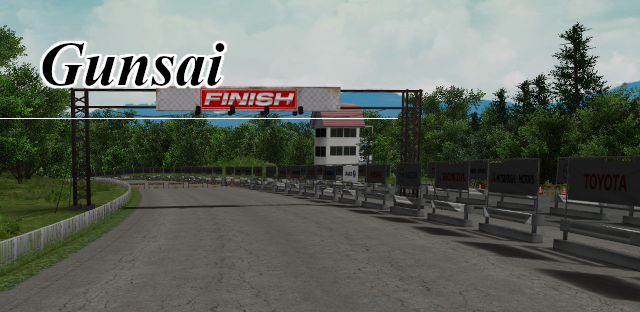
#> input picture RuntimeAssets/GUNSAI/menu-preview.png, 640 x 312 px
$ python Export-GunsaiMenu.py
#> lines starting #> are read from the running program, lines starting #| are printed output that depends on the picture
"""Add the course map to Gunsai's menu card and rebuild RuntimeAssets/GUNSAI/menu.idastex.

The card background (with title) is RuntimeAssets/GUNSAI/menu-preview.png; the
map follows Export-SadamineMenu.ps1: timed route only, -x right, +z up.
The 96x64 carousel tile is cropped from thumbnail-preview.png with the same
badge and title treatment as the other imported courses.
"""
import argparse
import struct
from pathlib import Path

from PIL import Image, ImageDraw, ImageFont

START, GOAL = 93, 3094  # race.bin checkpoints
SS = 4  # supersampling for antialiased lines


def write_bank(path, images):
    out = [b"IDAS3T1\0", struct.pack("<II", 1, len(images))]
    for index, image in enumerate(images):
        rgba = image.convert("RGBA").tobytes()
        out += [struct.pack("<4I", index, image.width, image.height, len(rgba)), rgba]
    path.write_bytes(b"".join(out))


def road_centre(path):
    data = path.read_bytes()
    count = struct.unpack_from("<I", data, 4)[0]
    return [struct.unpack_from("<3f", data, 8 + 12 * i) for i in range(count)]


def label(draw, text, x, y, font):
    draw.text((x * SS, y * SS), text, font=font, fill="white",
              stroke_width=2 * SS, stroke_fill="black")


def make_tile(source, badge, colour):
    # Centre-crop to the tile's 3:2 aspect rather than squashing the shot.
    width = min(source.width, source.height * 3 // 2)
    height = width * 2 // 3
    left, top = (source.width - width) // 2, (source.height - height) // 2
    tile = source.convert("RGBA").crop((left, top, left + width, top + height)).resize((96 * SS, 64 * SS), Image.LANCZOS)
    draw = ImageDraw.Draw(tile)
    badge_font = ImageFont.truetype("arialbd.ttf", 11 * SS)
    draw.rectangle([0, 0, (draw.textlength(badge, font=badge_font) / SS + 3) * SS, 14 * SS], fill=colour)
    draw.text((1 * SS, 0), badge, font=badge_font, fill="white")
    label(draw, "Gunsai", 6, 36, ImageFont.truetype("timesbi.ttf", 19 * SS))
    return tile.resize((96, 64), Image.LANCZOS)


def main():
    parser = argparse.ArgumentParser()
    parser.add_argument("--pack", default=Path(__file__).resolve().parents[1] / "RuntimeAssets" / "GUNSAI", type=Path)
    parser.add_argument("--badge", default="NORMAL")
    parser.add_argument("--badge-colour", default="green")
    args = parser.parse_args()
    background = Image.open(args.pack / "menu-preview.png").convert("RGBA")
#> background is the input picture: PIL image 640x312 RGBA; mean R, G, B, A 98.1, 104.1, 96.1, 255
    if background.size != (640, 312):
        raise ValueError("Gunsai menu card must be 640x312")
    thumbnail = Image.open(args.pack / "thumbnail-preview.png")
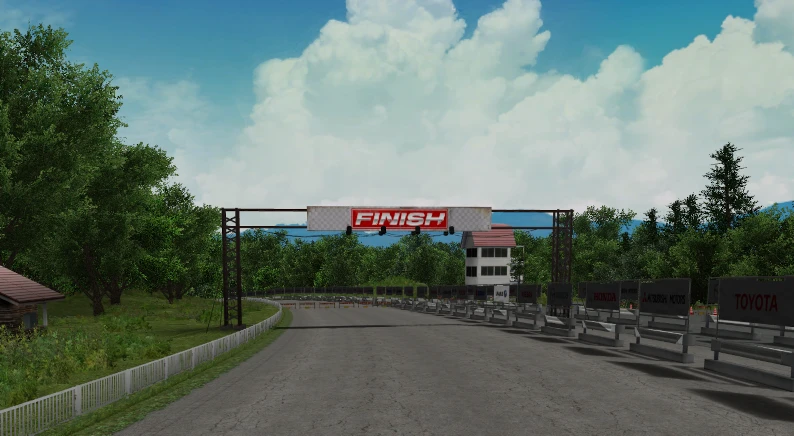
#> input picture RuntimeAssets/GUNSAI/thumbnail-preview.png, 794 x 436 px
#> thumbnail is the input picture: PIL image 794x436 RGB; mean R, G, B 99, 115.4, 107.8
    tile = make_tile(thumbnail, args.badge, args.badge_colour)
#> in make_tile, `tile = source.convert("RGBA").crop((left, top, left + width, top + hei..`:
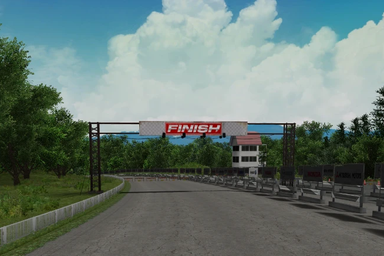
#> tile: PIL image 384x256 RGBA; mean R, G, B, A 104.1, 121.1, 115, 255
#> in make_tile, `return tile.resize((96, 64), Image.LANCZOS)`:
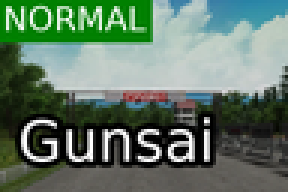
#> returned value: PIL image 96x64 RGBA (shown 3 times larger); mean R, G, B, A 97.4, 120, 102.6, 255

    centre = road_centre(args.pack / "road.bin")
    points = [(x, -z) for x, _, z in centre[START:GOAL + 1:8]] + [(centre[GOAL][0], -centre[GOAL][2])]
    min_x, max_x = min(p[0] for p in points), max(p[0] for p in points)
    min_y = min(p[1] for p in points)
    max_y = max(p[1] for p in points)
    scale = min(165 / (max_x - min_x), 228 / (max_y - min_y))
    line = [((435 + (max_x - x) * scale) * SS, (42 + (y - min_y) * scale) * SS) for x, y in points]

    overlay = Image.new("RGBA", (640 * SS, 312 * SS))
    draw = ImageDraw.Draw(overlay)
    draw.line(line, fill=(0, 0, 0, 150), width=5 * SS, joint="curve")
    draw.line(line, fill="white", width=2 * SS, joint="curve")
    for x, y in (line[0], line[-1]):
        draw.ellipse([x - 3 * SS, y - 3 * SS, x + 3 * SS, y + 3 * SS], fill="white")
    font = ImageFont.truetype("timesbi.ttf", 14 * SS)
    (sx, sy), (ex, ey) = [(x / SS, y / SS) for x, y in (line[0], line[-1])]
    outbound = draw.textlength("OUTBOUND", font=font) / SS
    label(draw, "OUTBOUND", sx - outbound - 6, sy - 8, font)
    label(draw, "INBOUND", ex + 6, ey - 8, font)

    card = Image.alpha_composite(background, overlay.resize((640, 312), Image.LANCZOS))
    card.save(args.pack / "menu-card.png")
    tile.save(args.pack / "menu-tile.png")
    write_bank(args.pack / "menu.idastex", [card, tile])


if __name__ == "__main__":
#> (the run stopped early here; a loop or call above may not have finished)
